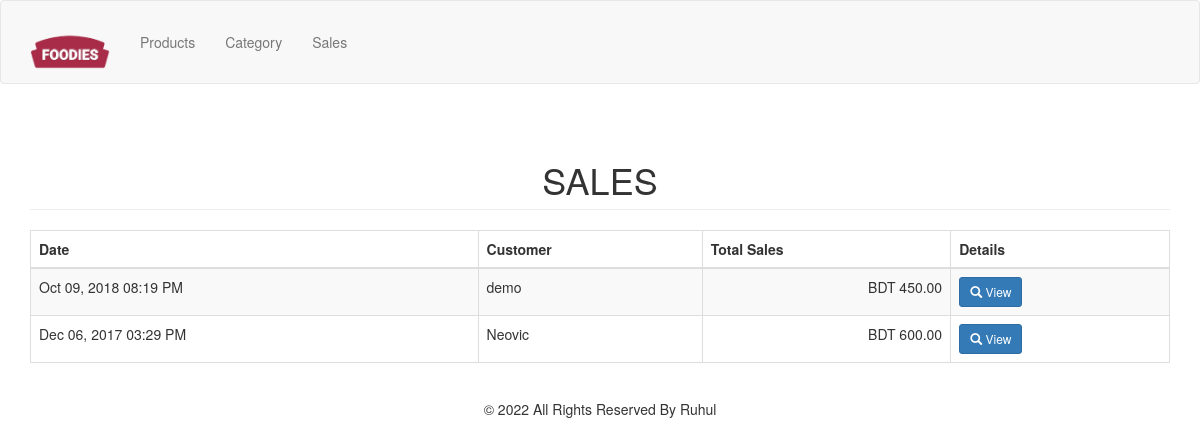
The page /sales.php on the database its author committed.
### tables this page shows
CREATE TABLE IF NOT EXISTS `purchase` (
`purchaseid` int(11) NOT NULL,
  `customer` varchar(50) NOT NULL,
  `total` double NOT NULL,
  `date_purchase` datetime NOT NULL
);

### sales.php (the view, shortened to what this page needs)
<?php include('header.php'); ?>
<body>
<?php include('navbar-admin.php'); ?>
<div class="container">
	<h1 class="page-header text-center">SALES</h1>
	<table class="table table-striped table-bordered">
		<thead>
			<th>Date</th>
			<th>Customer</th>
			<th>Total Sales</th>
			<th>Details</th>
		</thead>
		<tbody>
			<?php
				$sql="select * from purchase order by purchaseid desc";
				$query=$conn->query($sql);
				while($row=$query->fetch_array()){
					?>
					<tr>
						<td><?php echo date('M d, Y h:i A', strtotime($row['date_purchase'])) ?></td>
						<td><?php echo $row['customer']; ?></td>
						<td class="text-right">BDT <?php echo number_format($row['total'], 2); ?></td>
						<td><a href="#details<?php echo $row['purchaseid']; ?>" data-toggle="modal" class="btn btn-primary btn-sm"><span class="glyphicon glyphicon-search"></span> View </a>
						</td>
					</tr>
					<?php
				}
			?>
		</tbody>
	</table>
</div>
<footer style="margin-bottom: 20px;"><center>&copy; 2022 All Rights Reserved By Ruhul</center></footer>
</body>
</html>

### CSS/style.css (style rules this page uses)
a, a:hover { text-decoration: none; }
:root { --primary-color: #A82C48; --secondry-color: #43121d; --third-color: #f98169; --white-color: #fff; --text-color: #aaa; --text-gray: #999; --black-color: #000; --primary-font: 'Roboto', sans-serif; --secondry-font: 'Quickand', sans-serif; }
body { font-family: Arial, Helvetica, sans-serif; }
.container { padding: 16px; }

### rows shown on the page
purchase: date_purchase "Oct 09, 2018 08:19 PM", customer "demo", total "450.00"
purchase: date_purchase "Dec 06, 2017 03:29 PM", customer "Neovic", total "600.00"
